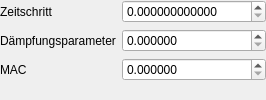
            <widget class="QWidget" name="BarnesHut">
             <layout class="QFormLayout" name="formLayout_9">
              <property name="leftMargin">
               <number>0</number>
              </property>
              <property name="topMargin">
               <number>0</number>
              </property>
              <property name="rightMargin">
               <number>0</number>
              </property>
              <property name="bottomMargin">
               <number>0</number>
              </property>
              <item row="0" column="0">
               <widget class="QLabel" name="label_35">
                <property name="text">
                 <string>Zeitschritt</string>
                </property>
               </widget>
              </item>
              <item row="0" column="1">
               <widget class="FancyDoubleSpinBox" name="dsbBHLeapfrogStep">
                <property name="decimals">
                 <number>12</number>
                </property>
                <property name="maximum">
                 <double>99999.000000000000000</double>
                </property>
               </widget>
              </item>
              <item row="1" column="0">
               <widget class="QLabel" name="label_36">
                <property name="text">
                 <string>Dämpfungsparameter</string>
                </property>
               </widget>
              </item>
              <item row="1" column="1">
               <widget class="FancyDoubleSpinBox" name="dsbBHLeapfrogSoft">
                <property name="decimals">
                 <number>6</number>
                </property>
                <property name="maximum">
                 <double>99999.000000000000000</double>
                </property>
               </widget>
              </item>
              <item row="2" column="0">
               <widget class="QLabel" name="label_38">
                <property name="text">
                 <string>MAC</string>
                </property>
               </widget>
              </item>
              <item row="2" column="1">
               <widget class="FancyDoubleSpinBox" name="dsbBHLeapfrogMAC">
                <property name="decimals">
                 <number>6</number>
                </property>
                <property name="maximum">
                 <double>99999.000000000000000</double>
                </property>
               </widget>
              </item>
             </layout>
            </widget>
